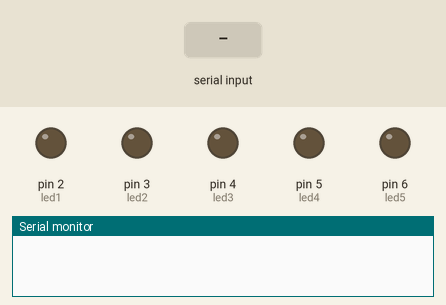
Recording of a sketch running on a simulated Arduino Uno, built with avr-gcc and run on an emulated ATmega328P. Parts: output pins drawn as LEDs (lit = HIGH), the last lines printed to the serial monitor. The test bench sets the inputs (shaded band).

Above: at 1.2 s.
1.3 s: "*everything on" received over Serial
At 1.9 s:
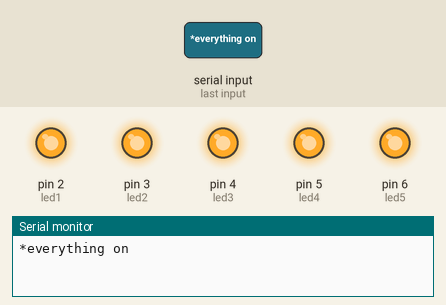
2.9 s: "*television off" received over Serial
At 3.5 s:
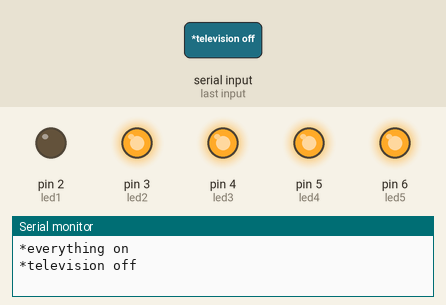
4.5 s: "*everything off" received over Serial
At 5.8 s:
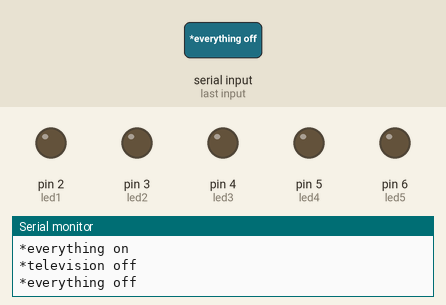
6.1 s: "*television on" received over Serial
At 6.7 s:
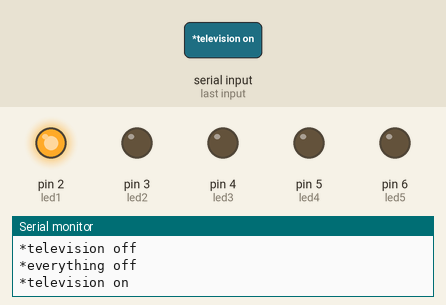
7.7 s: "*fan on" received over Serial
At 8.9 s:
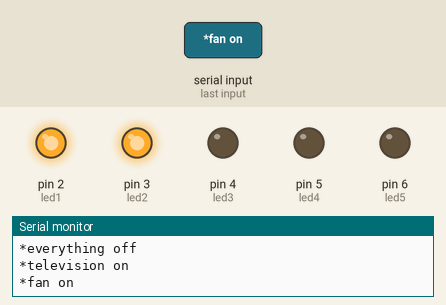
9.2 s: "*computer on" received over Serial
At 10.8 s:
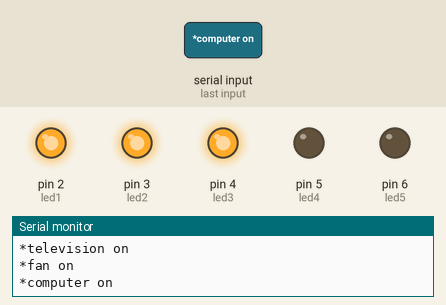
Timing chart, 0 to 11.8 s (numbered marks = the images above; inputs shaded):
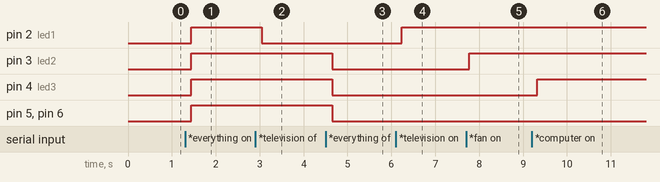

The sketch:

home_automation.ino
```cpp
String voice;
int
led1 = 2,
led2 = 3,
led3 = 4,
led4 = 5,
led5 = 6;

void allon(){
     digitalWrite(led1, HIGH);
     digitalWrite(led2, HIGH);
     digitalWrite(led3, HIGH);
     digitalWrite(led4, HIGH);
     digitalWrite(led5, HIGH);
}
void alloff(){
     digitalWrite(led1, LOW);
     digitalWrite(led2, LOW);
     digitalWrite(led3, LOW);
     digitalWrite(led4, LOW);
     digitalWrite(led5, LOW);
}

void setup() {
  Serial.begin(9600);
  pinMode(led1, OUTPUT);
  pinMode(led2, OUTPUT);
  pinMode(led3, OUTPUT);
  pinMode(led4, OUTPUT);
  pinMode(led5, OUTPUT);
}

void loop() {
  while (Serial.available()){
  delay(10);
  char c = Serial.read();
  if (c == '#') {break;}
  voice += c;
  }
  if (voice.length() > 0) {
    Serial.println(voice);

       if(voice == "*everything on") {allon();}
  else if(voice == "*everything off"){alloff();}


  else if(voice == "*television on") {digitalWrite(led1, HIGH);}
  else if(voice == "*fan on") {digitalWrite(led2, HIGH);}
  else if(voice == "*computer on") {digitalWrite(led3, HIGH);}
  else if(voice == "*bedroom lights on") {digitalWrite(led4, HIGH);}
  else if(voice == "*bathroom lights on") {digitalWrite(led5, HIGH);}

  else if(voice == "*television off") {digitalWrite(led1, LOW);}
  else if(voice == "*fan off") {digitalWrite(led2, LOW);}
  else if(voice == "*computer off") {digitalWrite(led3, LOW);}
  else if(voice == "*bedroom lights off") {digitalWrite(led4, LOW);}
  else if(voice == "*bathroom lights off") {digitalWrite(led5, LOW);}

voice="";}}
```

Measured:
- after the input at 1.3 s, pin 2 (led1), pin 3 (led2), pin 4 (led3), pin 5 (led4), pin 6 (led5): LOW → HIGH after 0.14 s
- after the input at 2.9 s, pin 2 (led1): HIGH → LOW after 0.15 s
- after the input at 4.5 s, pin 3 (led2), pin 4 (led3), pin 5 (led4), pin 6 (led5): HIGH → LOW after 0.15 s
- after the input at 6.1 s, pin 2 (led1): LOW → HIGH after 0.14 s
- after the input at 7.7 s, pin 3 (led2): LOW → HIGH after 0.07 s
- after the input at 9.2 s, pin 4 (led3): LOW → HIGH after 0.12 s
